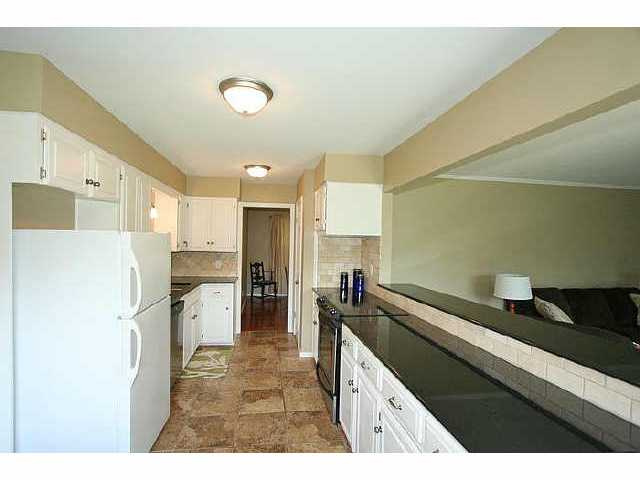
#> input picture data/frames/test/000000067282.jpg, 640 x 480 px; its folder holds 4 pictures in this run
$ python test.py
#> lines starting #> are read from the running program, lines starting #| are printed output that depends on the picture
import cv2
import numpy as np
from os.path import join
import glob

frames_path = "data/frames/test"
# masks_path = "data/masks/val"

frames = glob.glob(join(frames_path, "*.jpg"))
# masks = glob.glob(join(masks_path, "*.jpg"))

for frame in frames:
    img = cv2.imread(frame)
#> img is the input picture: shape (480, 640, 3); mean B, G, R 157.2, 173.9, 176.1
    cv2.imwrite(
        frame, cv2.resize(
            img, (256, 256)
        )
    )
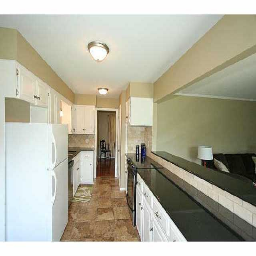
#> saved as 000000067282.jpg: shape (256, 256, 3); mean B, G, R 157.1, 173.8, 175.9
#> pass 2 of the loop `for frame in frames:`:
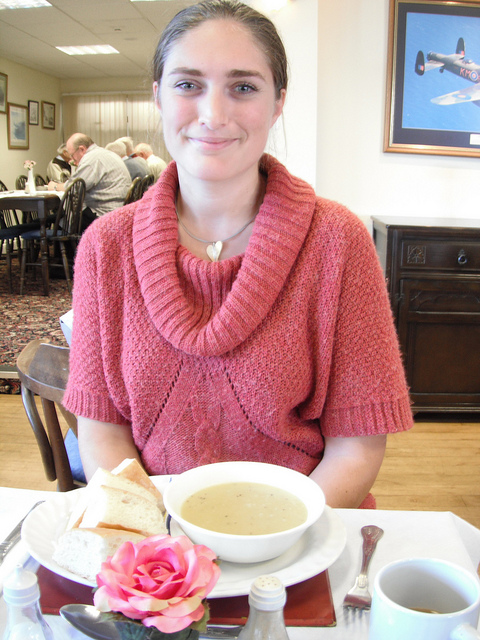
#> input picture data/frames/test/000000177634.jpg, 480 x 640 px
#> img is the input picture: shape (640, 480, 3); mean B, G, R 146.9, 150.3, 187.4
#> `cv2.imwrite( frame, cv2.resize( img, (256, 256) ) )`:
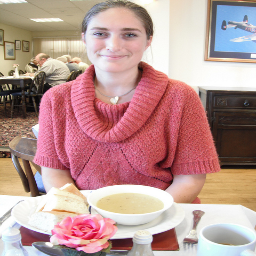
#> saved as 000000177634.jpg: shape (256, 256, 3); mean B, G, R 146.8, 150.2, 187.3
#> pass 3 of the loop `for frame in frames:`:
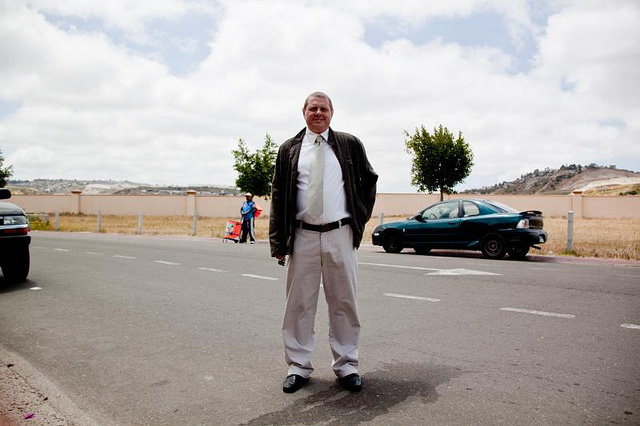
#> input picture data/frames/test/000000200644.jpg, 640 x 426 px
#> img is the input picture: shape (426, 640, 3); mean B, G, R 166.5, 169.9, 175.3
#> `cv2.imwrite( frame, cv2.resize( img, (256, 256) ) )`:
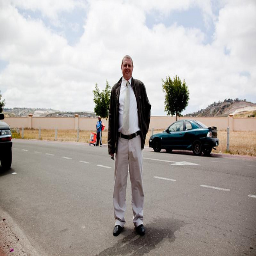
#> saved as 000000200644.jpg: shape (256, 256, 3); mean B, G, R 166.4, 169.8, 175.2
#> the loop made 4 passes; the first 3 are shown
'''
for mask in masks:
    img = cv2.imread(mask)
    cv2.imwrite(
        mask, cv2.resize(
            img, (256, 256)
        )
    )
'''
